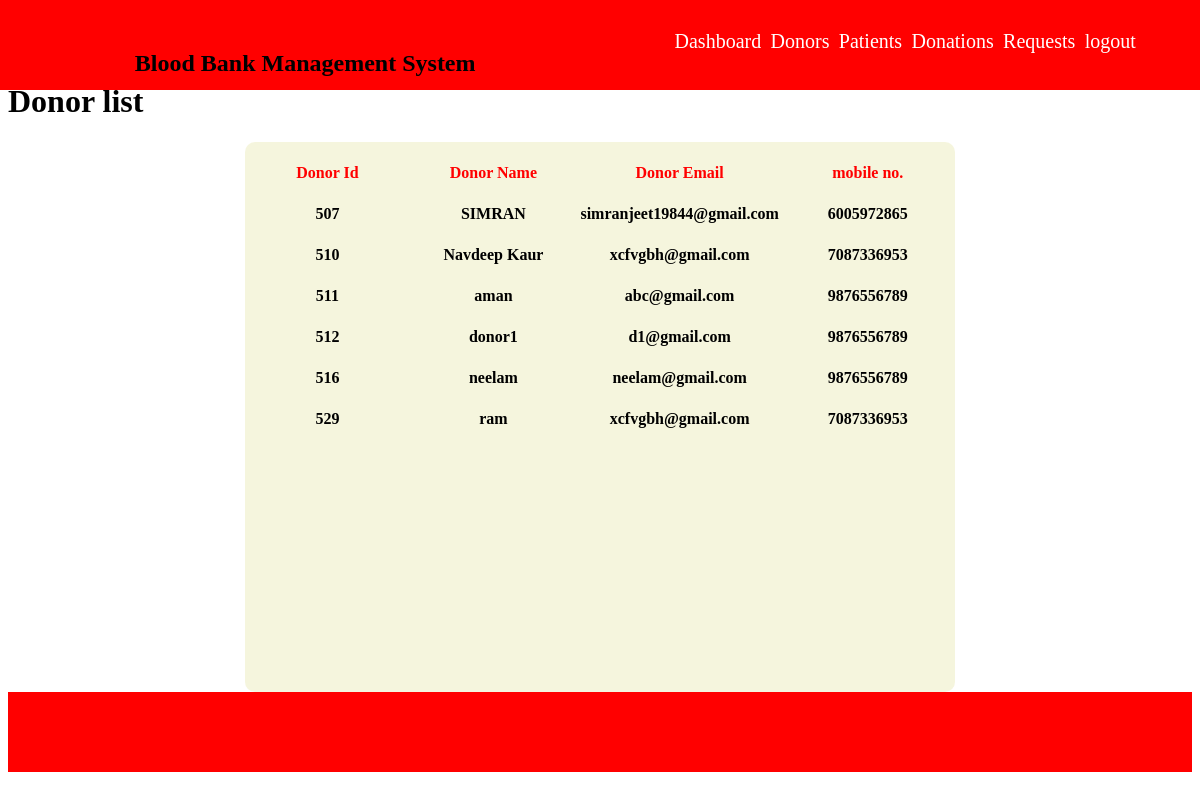
Page /donor-list.php on the committed database.
### tables this page shows
CREATE TABLE IF NOT EXISTS `donor` (
  `DID` int NOT NULL AUTO_INCREMENT,
  `NAME` varchar(20) DEFAULT NULL,
  `EMAIL` varchar(25) DEFAULT NULL,
  `PASSWORD` varchar(20) DEFAULT NULL,
  `MOBILE` bigint DEFAULT NULL,
  PRIMARY KEY (`DID`)
);

### donor-list.php (the view, shortened to what this page needs)
<?php
include('connection.php');
?>
<!DOCTYPE html>
<html>
<head>
    <link rel="stylesheet" type="text/css" href="css/s1.css">
</head>
<header>
<div class="full">
    <div class="inner_full">
        <div id="header"><h2>Blood Bank Management System</h2>
        <nav>
        <a href="admin-home.php"> Dashboard</a>
            <a href="donor-list.php"> Donors</a>
            <a href="patient-list.php"> Patients</a>
            <a href="donation-list.php"> Donations</a>
            <a href="request-list.php"> Requests</a>
            <a href="logout.php"> logout</a>
        </nav>
    </div>
    </div>
</div>
</header>
<body>
    <div id="body"><br><br><br>
    <h1>Donor list</h1>
    <center> <div id="form">
        <table>
            <tr>
               <td><center><b>Donor Id</center></td>
                <td><center><b>Donor Name</center></td>
                <td><center><b>Donor Email</center></td>
                <td><center><b>mobile no.</center></td>
            </tr>
            <?php
            $q=$db->query("SELECT *  FROM donor");
            while($r1=$q->fetch(PDO::FETCH_OBJ))
            {
                ?>
                <tr>
                    <td><center><b><font color="black"><?=$r1->DID; ?></center></td>
                    <td><center><b><font color="black"><?=$r1->NAME; ?> </center></td>
                    <td><center><b><font color="black"><?=$r1->EMAIL; ?></center></td>
                    <td><center><b><font color="black"><?=$r1->MOBILE; ?></center></td>
                </tr>
                <?php
            }
            ?>
</table>
</div>
        </body>
<footer>
        <div id="footer"></div>
        </footer>
</html>

### css/s1.css (style rules this page uses)
#header { position:fixed; top:0; left:0; width:100%; height:30px; display:flex; justify-content:space-around; font-size:20; padding:30px 40px; background-color:red; color:black; }
#header nav { width:40%; display:flex; justify-content: space-evenly; align-items:right; font-size:20px; }
#header nav a { color:white; text-decoration:none; position:relative; }
#header nav a::before { content:""; position:absolute; bottom:5px; left:0; background-color:white; width:0%; height:2.5px; transition:.3s; }
#body { height: 650px; width:100%; }
#footer { width:100%; height:80px; background-color:red; }
#form { width:60%; height:550px; background-color:rgba(245, 245, 220, 0.952); color:red; border-radius: 10px; }

### donor-list.php (style rules this page uses)
td { width:200px; height:150 px; padding-top:20px;; }

### rows in the picture
donor: DID "507", NAME "SIMRAN", EMAIL "simranjeet19844@gmail.com", MOBILE "6005972865"
donor: DID "510", NAME "Navdeep Kaur", EMAIL "xcfvgbh@gmail.com", MOBILE "7087336953"
donor: DID "511", NAME "aman", EMAIL "abc@gmail.com", MOBILE "9876556789"
donor: DID "512", NAME "donor1", EMAIL "d1@gmail.com", MOBILE "9876556789"
donor: DID "516", NAME "neelam", EMAIL "neelam@gmail.com", MOBILE "9876556789"
donor: DID "529", NAME "ram", EMAIL "xcfvgbh@gmail.com", MOBILE "7087336953"
